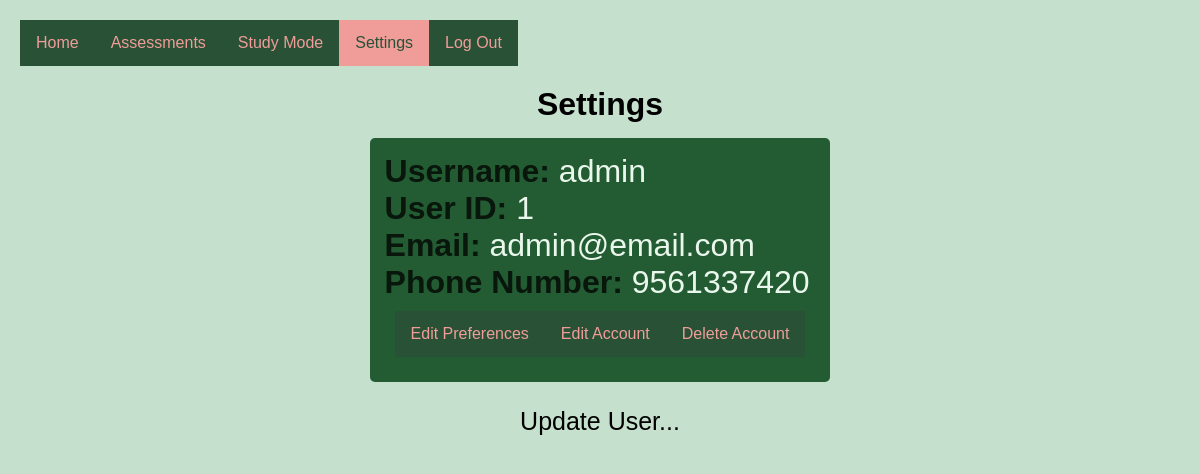
The app's page /Homepage/Settings (signed in), older data.
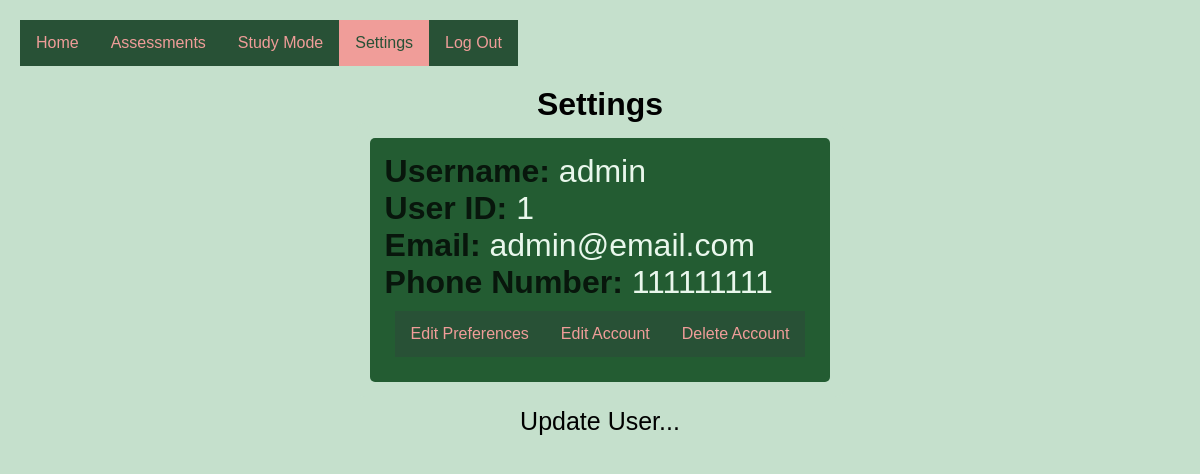
The same page, newer data.
### app.py (models this page shows)
class  UserCredentials(db.Model):
    user_ID = db.Column(db.Integer, primary_key=True)
    user_Name = db.Column(db.String(50),nullable=False)
    user_Email = db.Column(db.String(60), nullable=False, unique=True)
    user_Phone = db.Column(db.Integer, unique=True)
    pass_salt = db.Column(db.Integer, nullable=False, unique=True)
    pass_hash = db.Column(db.String, nullable=False)
    date_added = db.Column(db.DateTime, default=datetime.utcnow)
    assignments = db.relationship('Assignments', backref='userCred', lazy=True)
    preferences = db.relationship('Preferences', backref='userCred', lazy=True)

### app.py (the view)
@app.route('/Homepage/Settings', methods=['POST', 'GET'])
def settings():
    new_username = None
    new_email = None
    new_phone = None
    new_password = None
    user_ID = None
    salt = None
    id = None
    session['delete_account_confirmed'] = None
    if session.get('username'):
        user = UserCredentials.query.filter_by(user_Name=session['username']).first()
        id = user.user_ID
        salt = user.pass_salt
        name_to_update = UserCredentials.query.get_or_404(id)
        form = SettingForm()
        if form.validate_on_submit():
            if not form.new_username.data:
                flash("Error: New username cannot be empty")
            elif form.new_username.data != user.user_Name and UserCredentials.query.filter_by(user_Name=form.new_username.data).first():
                flash("Error: New username is already taken.")
            elif not form.new_email.data:
                flash("Error: New email cannot be empty")
            elif form.new_email.data != user.user_Email and UserCredentials.query.filter_by(user_Email=form.new_email.data).first():
                flash("Error: New email is already taken.")
            elif form.new_phone.data and (not form.new_phone.data.isdigit()):
                flash("Error: New phone number cannot contain non-numeric characters.")
            elif form.new_phone.data and form.new_phone.data != str(user.user_Phone) and UserCredentials.query.filter_by(user_Phone=form.new_phone.data).first():
                flash("Error: New phone number is already taken.")
            else:
                session['user_authenticated'] = None
                session['delete_account_confirmed'] = None
                name_to_update.user_Name = form.new_username.data
                name_to_update.user_Email = form.new_email.data
                name_to_update.user_Phone = form.new_phone.data
                if form.new_password.data:
                    name_to_update.pass_hash = generateHash(form.new_password.data, salt)
                session['username'] = form.new_username.data
            try:
                db.session.commit()
                flash("User Information Updated Successfully!")
                session['user_authenticated'] = None
                session['delete_account_confirmed'] = None
                name_to_update = UserCredentials.query.get_or_404(id)
                print(f"Session username: {session.get('username')}")
                print(f"User ID: {id}")
                return render_template("settings.html",
                        form=form,
                        name_to_update = name_to_update, id=id)
            except:
                flash("Error! There was an error updating your information. Please try again!")
                session['user_authenticated'] = None
                session['delete_account_confirmed'] = None
                return render_template("settings.html",
                        form=form,
                        name_to_update = name_to_update, id=id)
        else:
            flash("Update User...")
            name_to_update = UserCredentials.query.get_or_404(id)
            print('form.errors: ', form.errors)
            print(f"Session username: {session.get('username')}")
            print(f"User ID: {id}")
            new_username = form.new_username.data
            form.new_username.data = ''
            new_email = form.new_email.data
            form.new_email.data = ''
            new_phone = form.new_phone.data
            form.new_phone.data = ''
            new_password = form.new_password.data
            form.new_password.data = ''
            session['delete_account_confirmed'] = None
            session['user_authenticated'] = None
            return render_template("settings.html", form=form, name_to_update = name_to_update, id = id)
    else:
        return redirect(url_for('log_in'))

### templates/settings.html (shortened to what this page needs)
{% extends 'base_homepage.html' %}
{% block head %}
  <link rel="stylesheet" href="{{ url_for('static', filename='css/create_assessment.css') }}">
{% endblock %}
{% block body %}
<div class="navbar-body">
  <div class="left">
      <div class="navbar">
          <ul>
              <li><a href="{{ url_for('homepage') }}">Home</a></li>
              <li><a href="{{ url_for('assignment_dash') }}">Assessments</a></li>
              <li><a href="{{ url_for('study_mode') }}">Study Mode</a></li>
              <li><a class="active" href="{{ url_for('settings') }}">Settings</a></li>
              <li><a href="{{ url_for('log_out') }}">Log Out</a></li>
          </ul>
      </div>
  </div>
</div>
<div class="container-body">
  <h1>Settings</h1>
  <div class="container">
    <div class="box2-container">
      <div class="box2">
        <div class="header">
          <span class="label">Username: </span>
          <span class="value">{{ name_to_update.user_Name }}</span>
        </div>
        <div class="header">
          <span class="label">User ID: </span>
          <span class="value">{{ name_to_update.user_ID }}</span>
        </div>
        <div class="header">
          <span class="label">Email: </span>
          <span class="value">{{ name_to_update.user_Email }}</span>
        </div>
        <div class="header">
          <span class="label">Phone Number: </span>
          <span class="value">{{ name_to_update.user_Phone }}</span>
        </div>
        <div class="switch-view-body">
          <div class="switch-view">
              <ul>
                  <li><a href="{{ url_for('edit_preferences') }}">Edit Preferences</a></li>
                  <li><a href="{{ url_for('settings_edit') }}">Edit Account</a></li>
                  <li><a href="{{ url_for('settings_delete') }}">Delete Account</a></li>
              </ul>
          </div>
      </div>
    </div>
  </div>
</div>
{% for message in get_flashed_messages() %}
<div class="alert" role="alert" style="color: black; font-size: 25px;">{{ message }}</div>
{% endfor %}
{% endblock %}

### templates/base_homepage.html (shortened to what this page needs)
<!DOCTYPE html>
<html lang="en">
<head>
    <link rel="stylesheet" href="{{ url_for('static', filename='css/style.css') }}">
    {% block head %}{% endblock %}
</head>
<body {% block body_attrs %}{% endblock %}>
    {% block body %}{% endblock %}
</body>
</html>

### static/css/style.css (style rules this page uses)
.navbar-body { width: 100%; position: sticky; display: flex; }
.navbar { margin: auto; left: 0px; top: 0; position: sticky; }
ul { list-style-type: none; margin: 0; padding: 0; overflow: hidden; width: max-content; }
li { float: left; }
li a { display: block; text-align: center; background-color: #285136; color: #f09d99; padding: 14px 16px; text-decoration: none; }
.active { color: #285136; background-color: #f09d99; }
:root { --primary-clr: #235c32; }
* { margin: 0; padding: 0; box-sizing: border-box; font-family: 'Figtree', sans-serif; }
body { min-height: 100vh; align-items: center; justify-content: center; background-color: #e9f7ec; }
.container-body { align-items: center; justify-content: center; display: flex; position: fixed; padding: 0px; width: 100%; height: auto; }
.container { width: 1310px; max-width: 1400px; height: auto; max-height: 630px; padding: 5px; color: #e9f7ec; display: flex; border-radius: 10px; background-color: #235c32; }
.left { width: 60%; padding: 20px; }
.switch-view-body { height: 10%; padding: 10px; width: 100%; position: relative; }
.alert { position: relative; text-align: center; color: black; font-size: 25px; margin: 10px; }

### static/css/create_assessment.css (style rules this page uses)
body { background-color: #c5e0cc; }
h1 { text-align: center; }
.header { font-size: 2rem; font-weight: 500; color: #08160c; }
.label { font-weight: bold; }
.value { font-weight: lighter; color: #e9f7ec; }
.box2-container { display: flex; flex-direction: row; width: 100%; }
.box2 { width: auto; height: auto; text-align: left; background-color: #235c32; border-radius: 5px; display: flex; flex-direction: column; flex-wrap: wrap; padding: 15px; margin: 10px; }
.container-body { display: flex; flex-direction: column; flex-wrap: wrap; position: relative; justify-content: space-between; width: auto; height: auto; background-color: #c5e0cc; }
.container { width: auto; height: auto; max-height: 630px; display: flex; flex-direction: column; flex-wrap: wrap; background-color: #c5e0cc; }
.left { width: 50%; padding: 20px; }
.alert { position: relative; text-align: center; color: black; font-size: 25px; }
.switch-view-body { height: 10%; width: 100%; position: relative; }

Row changes from the older to the newer data that the page shows:
changed UserCredentials "admin": user_Phone "9561337420" → "111111111"
